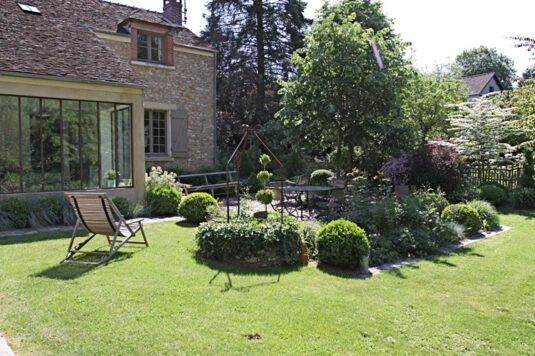
#> input picture Inputs/IMG_5177-535x356_preprocessed.jpg, 535 x 356 px
$ python compute_plantable_zone_final.py
#> lines starting #> are read from the running program, lines starting #| are printed output that depends on the picture; after the words box and inside, x2 and y2 are one past the last pixel; in counts of white or black regions, pixels touching at a corner belong together
"""
compute_plantable_zone_FINAL.py

VERSION FINALE : Ground - Objects - Existing Vegetation

Pipeline:
A) Ground candidate (sol)
B) Objects on ground (mobilier)
C) Existing vegetation (plantes déjà en place)
D) Plantable = Ground - Objects - Existing vegetation
E) Material filter (herbe libre seulement)
"""

import json
import numpy as np
import cv2
from pycocotools import mask as mask_utils
from pathlib import Path
from typing import List, Dict
from scipy.ndimage import binary_dilation, binary_erosion, binary_fill_holes


VISION_JSON = Path("VisionOutput.json")
IMAGE_PATH = Path("Inputs/IMG_5177-535x356_preprocessed.jpg")
OUT_JSON = Path("PlantableZone_FINAL.json")

CONFIG = {
    # A) Ground
    "ground": {
        "min_y_centroid": 0.55,
        "min_area_ratio": 0.03,
        "min_bbox_width": 0.35,
        "max_depth_std": 0.25,
    },

    # B) Objects (mobilier)
    "objects": {
        "min_intersection": 0.60,
        "max_area_ratio": 0.05,
        "compact_threshold": 0.65,
    },

    # C) Existing vegetation (NOUVEAU)
    "existing_vegetation": {
        "min_green_ratio": 0.50,        # Très vert (plantes denses)
        "min_saturation": 40,            # Couleur vive
        "min_area_ratio": 0.005,         # > 0.5% (pas trop petit)
        "max_area_ratio": 0.15,          # < 15% (pas toute la pelouse)
        "check_texture": True,           # Texture non-uniforme (feuilles)
        "texture_variance_threshold": 30, # Variance de texture
        "exclude_lawn": True,            # Ne pas exclure la pelouse uniforme
        "lawn_min_area": 0.10,           # Pelouse = grande zone (> 10%)
    },

    # D) Lawn (pelouse libre)
    "lawn": {
        "min_green_ratio": 0.30,         # Modérément vert
        "max_green_ratio": 0.70,         # Pas trop vert (évite massifs denses)
        "min_saturation": 20,
        "max_saturation": 60,            # Pas trop saturé (massifs très vifs)
        "texture_uniformity": True,      # Texture uniforme
        "max_texture_variance": 25,      # Faible variance
    },

    # E) Morphologie
    "morphology": {
        "fill_holes": True,
        "smooth_iterations": 2,
        "kernel_size": 5,
    },

    # F) Anchors
    "anchors": {
        "num_points": 15,
        "min_distance": 0.08,
        "border_margin": 0.05,
    }
}


def compute_texture_variance(img: np.ndarray, mask: np.ndarray) -> float:
    """
    Calcule la variance de texture dans un segment.
    Texture uniforme (pelouse) : variance faible (~10-20)
    Texture complexe (massif) : variance élevée (~40-60)
    """
    if mask.sum() == 0:
        return 0.0

    # Convertir en niveaux de gris
    img_gray = cv2.cvtColor(img, cv2.COLOR_RGB2GRAY)

    # Extraire les pixels du segment
    pixels = img_gray[mask]

    # Variance
    variance = float(np.var(pixels))

    return variance


def compute_color_features(img: np.ndarray, mask: np.ndarray) -> Dict:
    """Analyse couleur HSV complète."""
    pixels_rgb = img[mask]

    if len(pixels_rgb) == 0:
        return {
            "green_ratio": 0.0,
            "mean_saturation": 0.0,
            "mean_value": 0.0,
        }

    img_hsv = cv2.cvtColor(img, cv2.COLOR_RGB2HSV)
    pixels_hsv = img_hsv[mask]

    # Vert
    green_mask = (pixels_hsv[:, 0] >= 35) & (pixels_hsv[:, 0] <= 85)
    green_ratio = green_mask.sum() / len(pixels_hsv)

    # Saturation et valeur moyennes
    mean_sat = float(pixels_hsv[:, 1].mean())
    mean_val = float(pixels_hsv[:, 2].mean())

    return {
        "green_ratio": float(green_ratio),
        "mean_saturation": mean_sat,
        "mean_value": mean_val,
    }


def is_existing_vegetation(
    segment: Dict,
    img: np.ndarray,
    mask: np.ndarray,
    config: Dict
) -> bool:
    """
    Détecte si un segment est de la végétation EXISTANTE (massifs, arbustes).

    Critères :
    - Très vert (> 50%)
    - Saturation élevée (> 40)
    - Taille moyenne (0.5% - 15%)
    - Texture complexe (variance > 30)
    - PAS la grande pelouse (area < 10%)
    """
    area_ratio = segment.get("area_ratio", 0)

    # Exclure la grande pelouse
    if config["exclude_lawn"] and area_ratio >= config["lawn_min_area"]:
        return False

    # Taille
    if area_ratio < config["min_area_ratio"] or area_ratio > config["max_area_ratio"]:
        return False

    # Couleur
    color_features = compute_color_features(img, mask)

    if color_features["green_ratio"] < config["min_green_ratio"]:
        return False

    if color_features["mean_saturation"] < config["min_saturation"]:
        return False

    # Texture
    if config["check_texture"]:
        texture_var = compute_texture_variance(img, mask)

        if texture_var < config["texture_variance_threshold"]:
            return False  # Trop uniforme = pelouse

    return True


def is_lawn(
    img: np.ndarray,
    mask: np.ndarray,
    config: Dict
) -> bool:
    """
    Détecte si un segment est de la PELOUSE LIBRE (plantable).

    Critères :
    - Vert modéré (30-70%)
    - Saturation modérée (20-60)
    - Texture UNIFORME (variance < 25)
    """
    color_features = compute_color_features(img, mask)

    # Vert modéré
    green_ok = (
        config["min_green_ratio"] <= color_features["green_ratio"] <= config["max_green_ratio"]
    )

    # Saturation modérée
    sat_ok = (
        config["min_saturation"] <= color_features["mean_saturation"] <= config["max_saturation"]
    )

    # Texture uniforme
    if config["texture_uniformity"]:
        texture_var = compute_texture_variance(img, mask)
        texture_ok = texture_var <= config["max_texture_variance"]
    else:
        texture_ok = True

    return green_ok and sat_ok and texture_ok


def compute_intersection(mask1: np.ndarray, mask2: np.ndarray) -> float:
    """Ratio d'intersection."""
    if mask1.sum() == 0:
        return 0.0
    return float((mask1 & mask2).sum()) / mask1.sum()


def compute_compactness(mask: np.ndarray, bbox: List[float], H: int, W: int) -> float:
    """Compacité = area_mask / area_bbox."""
    area_mask = mask.sum()
    x, y, w, h = bbox
    bbox_area = (w * W) * (h * H)
    return float(area_mask) / bbox_area if bbox_area > 0 else 0.0


def morphological_processing(mask: np.ndarray, config: Dict) -> np.ndarray:
    """Nettoyage morphologique."""
    kernel = np.ones((config["kernel_size"], config["kernel_size"]), dtype=bool)

    if config["fill_holes"]:
        mask = binary_fill_holes(mask)

    for _ in range(config["smooth_iterations"]):
        mask = binary_erosion(mask, structure=kernel)
        mask = binary_dilation(mask, structure=kernel)

    return mask


def generate_anchors_with_spacing(
    mask: np.ndarray,
    num_points: int,
    min_distance: float,
    border_margin: float
) -> List[Dict]:
    """Génère anchors avec espacement."""
    H, W = mask.shape

    margin_x = int(W * border_margin)
    margin_y = int(H * border_margin)

    mask_inner = mask.copy()
    mask_inner[:margin_y, :] = False
    mask_inner[-margin_y:, :] = False
    mask_inner[:, :margin_x] = False
    mask_inner[:, -margin_x:] = False

    y_coords, x_coords = np.where(mask_inner)

    if len(x_coords) == 0:
        return []

    min_dist_px = int(min(W, H) * min_distance)

    selected = []
    selected_points = []

    np.random.seed(42)
    first_idx = np.random.randint(0, len(x_coords))
    selected.append(first_idx)
    selected_points.append((x_coords[first_idx], y_coords[first_idx]))

    max_attempts = len(x_coords) * 2
    attempts = 0

    while len(selected) < num_points and attempts < max_attempts:
        idx = np.random.randint(0, len(x_coords))
        x, y = x_coords[idx], y_coords[idx]

        too_close = any(
            np.sqrt((x - sx)**2 + (y - sy)**2) < min_dist_px
            for sx, sy in selected_points
        )

        if not too_close:
            selected.append(idx)
            selected_points.append((x, y))

        attempts += 1

    return [
        {
            "id": f"p{i+1}",
            "x": round(float(x) / W, 3),
            "y": round(float(y) / H, 3),
            "score": round(float(y) / H, 2)
        }
        for i, (x, y) in enumerate(selected_points)
    ]


def main():
    print("=" * 70)
    print("PLANTABLE ZONE - VERSION FINALE (excluant végétation existante)")
    print("=" * 70)

    with open(VISION_JSON, "r", encoding="utf-8") as f:
#> (reads VisionOutput.json from the repository)
        vision = json.load(f)

    img = cv2.imread(str(IMAGE_PATH))
#> img is the input picture: shape (356, 535, 3); mean B, G, R 96.1, 125.8, 118.7
    img = cv2.cvtColor(img, cv2.COLOR_BGR2RGB)
    H, W, _ = img.shape
#> H = 356; W = 535

    segments = vision.get("segments", [])
    print(f"✅ Loaded {len(segments)} segments")

    # ===== A) Ground Candidate =====
    print("\n" + "=" * 70)
    print("A) GROUND CANDIDATE")
    print("=" * 70)

    ground_mask = np.zeros((H, W), dtype=bool)
    ground_segments = []

    for seg in segments:
        centroid = seg.get("centroid", [0, 0])
        area_ratio = seg.get("area_ratio", 0)
        bbox = seg.get("bbox", [0, 0, 0, 0])
        depth_std = seg.get("depth_std", 0)

        is_ground = (
            centroid[1] >= CONFIG["ground"]["min_y_centroid"] and
            area_ratio >= CONFIG["ground"]["min_area_ratio"] and
            bbox[2] >= CONFIG["ground"]["min_bbox_width"] and
            (depth_std is None or depth_std <= CONFIG["ground"]["max_depth_std"])
        )

        if is_ground:
            rle = seg["mask_rle"]
            mask = mask_utils.decode(rle).astype(bool)
            ground_mask |= mask
            ground_segments.append(seg["segment_id"])
            print(f"  ✅ Segment {seg['segment_id']}: ground")
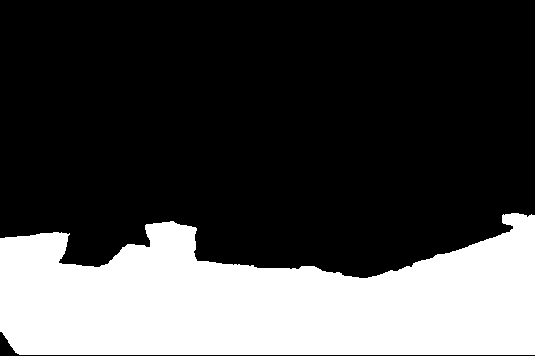
#> ground_mask: shape (356, 535) bool; 28.7% white; 1 white region, box (x1, y1, x2, y2) and area: (0, 213, 535, 355) 54702
#> after the loop, ground_segments = [0]

    print(f"✅ Ground: {len(ground_segments)} segments → {ground_mask.sum()/(H*W):.1%}")
#| ✅ Ground: 1 segments → 28.7%

    ground_mask = morphological_processing(ground_mask, CONFIG["morphology"])
#> after the loop in morphological_processing, `for _ in range(config["smooth_iterations"]):`: mask: shape (356, 535) bool; 28.7% white; 1 white region, box (x1, y1, x2, y2) and area: (0, 213, 535, 355) 54665

    # ===== B) Objects on Ground =====
    print("\n" + "=" * 70)
    print("B) OBJECTS ON GROUND")
    print("=" * 70)

    objects_mask = np.zeros((H, W), dtype=bool)
    object_segments = []

    for seg in segments:
        if seg["segment_id"] in ground_segments:
            continue

        rle = seg["mask_rle"]
        mask = mask_utils.decode(rle).astype(bool)

        intersection = compute_intersection(mask, ground_mask)
        area_ratio = seg.get("area_ratio", 0)
        bbox = seg.get("bbox", [0, 0, 1, 1])
        compactness = compute_compactness(mask, bbox, H, W)

        is_object = (
            intersection >= CONFIG["objects"]["min_intersection"] and
            area_ratio <= CONFIG["objects"]["max_area_ratio"] and
            compactness >= CONFIG["objects"]["compact_threshold"]
        )

        if is_object:
            objects_mask |= mask
            object_segments.append(seg["segment_id"])
            print(f"  🪑 Segment {seg['segment_id']}: object")
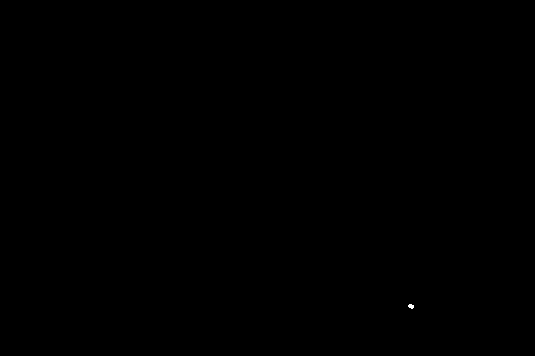
#> mask: shape (356, 535) bool; 0.01% white; 1 white region, box (x1, y1, x2, y2) and area: (408, 304, 414, 309) 22
#> objects_mask: shape (356, 535) bool; 0.1% white; 3 white regions, box (x1, y1, x2, y2) and area: (243, 333, 261, 340) 102, (234, 305, 247, 312) 63, (408, 304, 414, 309) 22
#> after the loop, object_segments = [78, 88, 89]

    print(f"✅ Objects: {len(object_segments)} segments → {objects_mask.sum()/(H*W):.1%}")
#| ✅ Objects: 3 segments → 0.1%

    # ===== C) Existing Vegetation =====
    print("\n" + "=" * 70)
    print("C) EXISTING VEGETATION (massifs, arbustes)")
    print("=" * 70)

    vegetation_mask = np.zeros((H, W), dtype=bool)
    vegetation_segments = []

    for seg in segments:
        if seg["segment_id"] in ground_segments or seg["segment_id"] in object_segments:
            continue

        rle = seg["mask_rle"]
        mask = mask_utils.decode(rle).astype(bool)

        # Doit être dans/près du ground
        intersection = compute_intersection(mask, ground_mask)

        if intersection < 0.3:  # Au moins 30% dans ground
            continue

        if is_existing_vegetation(seg, img, mask, CONFIG["existing_vegetation"]):
            vegetation_mask |= mask
            vegetation_segments.append(seg["segment_id"])

            color_feat = compute_color_features(img, mask)
            texture_var = compute_texture_variance(img, mask)

            print(f"  🌿 Segment {seg['segment_id']}: existing vegetation "
                  f"(green={color_feat['green_ratio']:.2f}, "
                  f"sat={color_feat['mean_saturation']:.0f}, "
                  f"texture_var={texture_var:.0f})")
#> mask: shape (356, 535) bool; 0.03% white; 1 white region, box (x1, y1, x2, y2) and area: (385, 336, 397, 344) 60
#> vegetation_mask: shape (356, 535) bool; every value is 0
#> after the loop, vegetation_segments = []

    print(f"✅ Vegetation: {len(vegetation_segments)} segments → {vegetation_mask.sum()/(H*W):.1%}")
#| ✅ Vegetation: 0 segments → 0.0%

    # ===== D) Plantable = Ground - Objects - Vegetation =====
    print("\n" + "=" * 70)
    print("D) PLANTABLE = Ground - Objects - Vegetation")
    print("=" * 70)

    plantable_raw = ground_mask & ~objects_mask & ~vegetation_mask
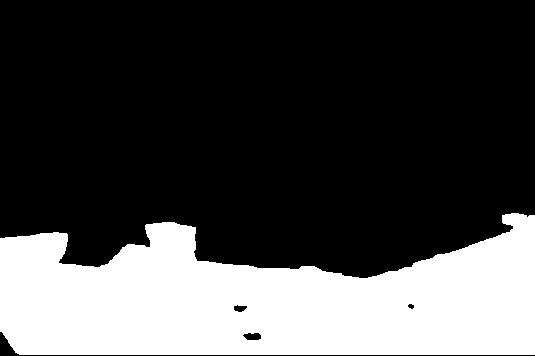
#> plantable_raw: shape (356, 535) bool; 28.6% white; 1 white region, box (x1, y1, x2, y2) and area: (0, 213, 535, 355) 54478

    print(f"✅ Plantable (raw): {plantable_raw.sum()/(H*W):.1%}")
#| ✅ Plantable (raw): 28.6%

    # ===== E) Filter for LAWN only =====
    print("\n" + "=" * 70)
    print("E) FILTER FOR LAWN (pelouse libre)")
    print("=" * 70)

    # Vérifier que c'est bien de la pelouse uniforme
    if is_lawn(img, plantable_raw, CONFIG["lawn"]):
#> in compute_color_features, `img_hsv = cv2.cvtColor(img, cv2.COLOR_RGB2HSV)`: img_hsv: shape (356, 535, 3); mean H, S, V 56, 65.1, 128.3
#> in compute_color_features, `green_ratio = green_mask.sum() / len(pixels_hsv)`: green_ratio = 0.885
#> in compute_color_features, `mean_sat = float(pixels_hsv[:, 1].mean())`: mean_sat = 106.4
#> in compute_color_features, `mean_val = float(pixels_hsv[:, 2].mean())`: mean_val = 186.6
#> in is_lawn, `color_features = compute_color_features(img, mask)`: color_features = {'green_ratio': 0.885, 'mean_saturation': 106.4, 'mean_value': 186.6}
#> in is_lawn, `green_ok = ( config["min_green_ratio"] <= color_features["green_ratio"..`: green_ok = False
#> in compute_texture_variance, `img_gray = cv2.cvtColor(img, cv2.COLOR_RGB2GRAY)`:
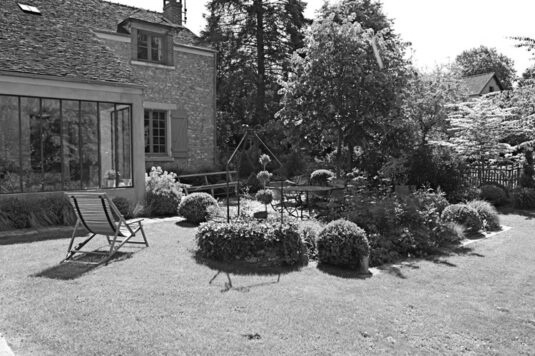
#> img_gray: shape (356, 535); min 0, max 255, mean 120.3
#> in compute_texture_variance, `variance = float(np.var(pixels))`: variance = 729.7
#> in is_lawn, `texture_ok = texture_var <= config["max_texture_variance"]`: texture_ok = False
        plantable_final = plantable_raw
        print(f"✅ Zone validated as lawn")
    else:
        # Filtrer pixel par pixel
        print(f"⚠️  Applying pixel-level lawn filter...")
        img_hsv = cv2.cvtColor(img, cv2.COLOR_RGB2HSV)

        lawn_mask = (
            (img_hsv[:, :, 0] >= 35) & (img_hsv[:, :, 0] <= 85) &  # Vert
            (img_hsv[:, :, 1] >= CONFIG["lawn"]["min_saturation"]) &
            (img_hsv[:, :, 1] <= CONFIG["lawn"]["max_saturation"])
        )
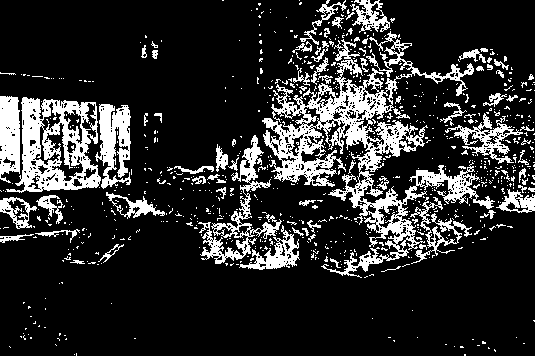
#> lawn_mask: shape (356, 535) bool; 17.6% white; 816 white regions (740 under 20 px), largest, box (x1, y1, x2, y2) and area: (262, 31, 495, 278) 12348, (6, 97, 101, 193) 4494, (198, 135, 282, 264) 2169

        plantable_final = plantable_raw & lawn_mask
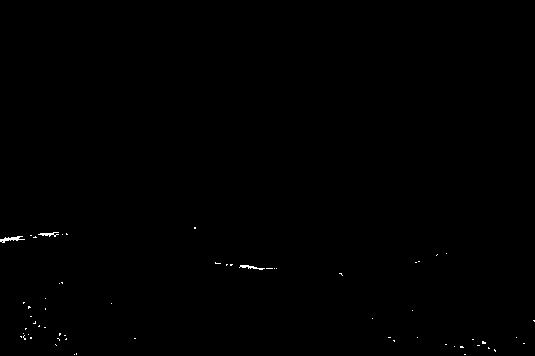
#> plantable_final: shape (356, 535) bool; 0.18% white in thin lines or dots, all inside (x1, y1, x2, y2) = (0, 227, 535, 355)

    coverage_final = plantable_final.sum() / (H * W)
#> coverage_final = 0.00185

    print(f"✅ Plantable (final): {coverage_final:.1%}")
#| ✅ Plantable (final): 0.2%

    # ===== F) Anchors =====
    print("\n" + "=" * 70)
    print("F) GENERATE ANCHORS")
    print("=" * 70)

    anchors = generate_anchors_with_spacing(
        plantable_final,
        CONFIG["anchors"]["num_points"],
        CONFIG["anchors"]["min_distance"],
        CONFIG["anchors"]["border_margin"]
    )
#> in generate_anchors_with_spacing, `mask_inner[-margin_y:, :] = False`: mask_inner: shape (356, 535) bool; 0.16% white in thin lines or dots, all inside (x1, y1, x2, y2) = (0, 227, 535, 339)
#> in generate_anchors_with_spacing, `mask_inner[:, :margin_x] = False`: mask_inner: shape (356, 535) bool; 0.11% white in thin lines or dots, all inside (x1, y1, x2, y2) = (26, 227, 535, 339)
#> in generate_anchors_with_spacing, `mask_inner[:, -margin_x:] = False`: mask_inner: shape (356, 535) bool; 0.11% white in thin lines or dots, all inside (x1, y1, x2, y2) = (26, 227, 447, 339)
#> in generate_anchors_with_spacing, `y_coords, x_coords = np.where(mask_inner)`: y_coords = 207 values from 227 to 338; x_coords = 207 values, max 446 at index 66, min 26 at index 185, mean 157.1
#> in generate_anchors_with_spacing, `first_idx = np.random.randint(0, len(x_coords))`: first_idx = 102
#> in generate_anchors_with_spacing, `max_attempts = len(x_coords) * 2`: max_attempts = 414
#> the loop in generate_anchors_with_spacing, `while len(selected) < num_points and attempts < max_attempts:` made 395 passes
#> (idx, x, y, too_close) on passes 1 to 3: (179, 35, 323, False), (92, 244, 265, True), (14, 44, 233, False)

    print(f"✅ Generated {len(anchors)} anchors")
#| ✅ Generated 15 anchors

    # ===== OUTPUT =====
    plantable_rle = mask_utils.encode(np.asfortranarray(plantable_final.astype(np.uint8)))
    plantable_rle["counts"] = plantable_rle["counts"].decode("utf-8")

    output = {
        "version": "plantable_zone_final_v1",
        "image_id": vision.get("image_id"),
        "image_size": [W, H],
        "config": CONFIG,
        "pipeline_steps": {
            "A_ground": {"segments": ground_segments, "coverage": float(ground_mask.sum()/(H*W))},
            "B_objects": {"segments": object_segments, "coverage": float(objects_mask.sum()/(H*W))},
            "C_vegetation": {"segments": vegetation_segments, "coverage": float(vegetation_mask.sum()/(H*W))},
            "D_plantable_raw": {"coverage": float(plantable_raw.sum()/(H*W))},
            "E_plantable_final": {"coverage": float(coverage_final)}
        },
        "plantable": {
            "coverage": float(coverage_final),
            "total_pixels": int(plantable_final.sum()),
            "mask_rle": plantable_rle,
            "anchors": anchors
        }
    }

    with open(OUT_JSON, "w", encoding="utf-8") as f:
        json.dump(output, f, indent=2)

    print(f"\n✅ Saved {OUT_JSON}")

    # ===== SUMMARY =====
    print("\n" + "=" * 70)
    print("FINAL SUMMARY")
    print("=" * 70)
    print(f"A) Ground:       {ground_mask.sum()/(H*W):.1%}")
#| A) Ground:       28.7%
    print(f"B) - Objects:    {objects_mask.sum()/(H*W):.1%}")
#| B) - Objects:    0.1%
    print(f"C) - Vegetation: {vegetation_mask.sum()/(H*W):.1%}")
#| C) - Vegetation: 0.0%
    print(f"D) = Plantable:  {coverage_final:.1%}")
#| D) = Plantable:  0.2%
    print(f"E) Anchors:      {len(anchors)} points")
#| E) Anchors:      15 points


if __name__ == "__main__":
    main()
